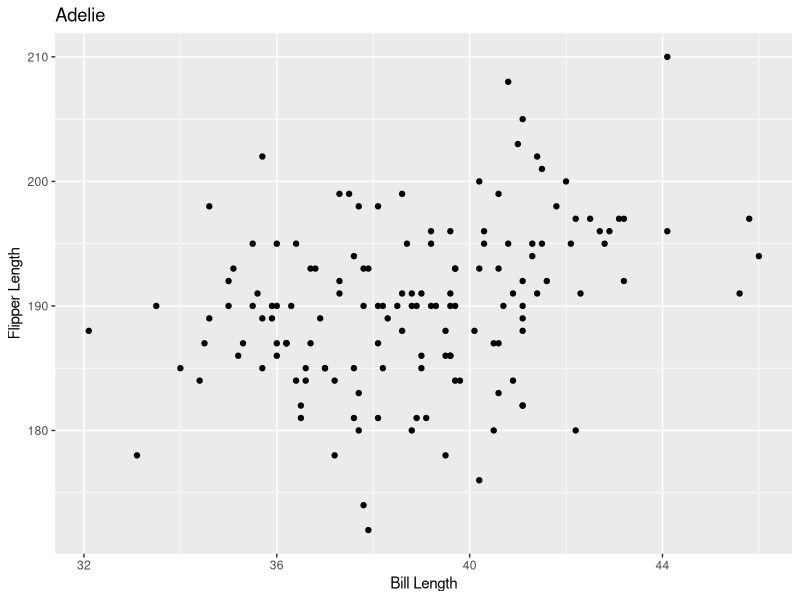
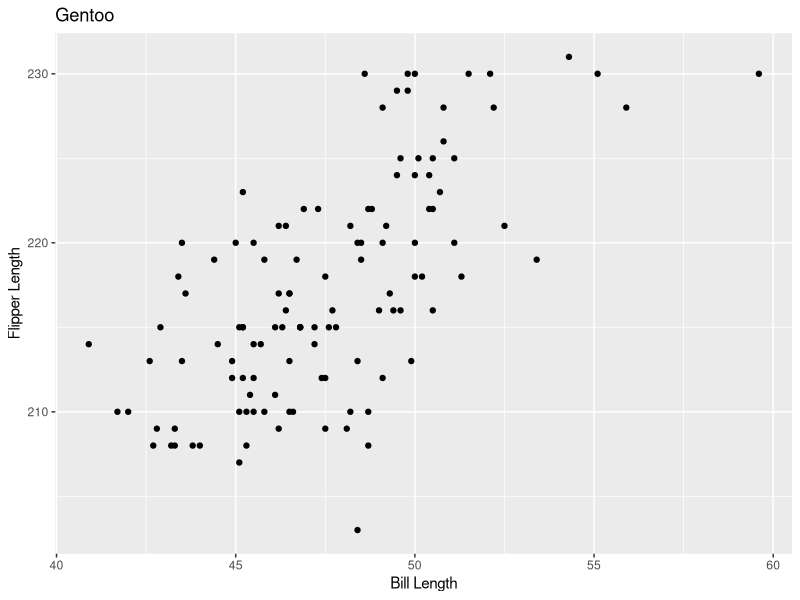
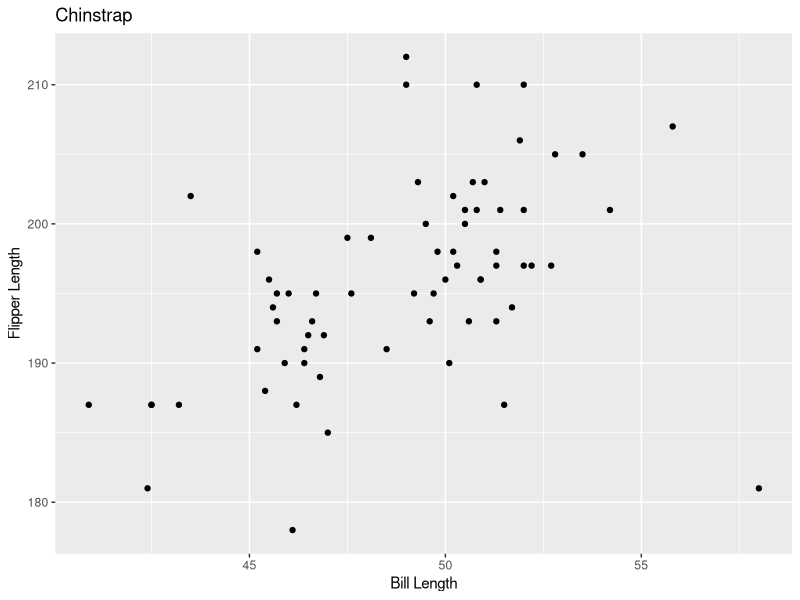

Generate these figures, in order, with R:
## ---- chunk 1
library(dplyr)
library(ggplot2)
library(palmerpenguins)
library(glue)

penguins <- palmerpenguins::penguins

multiplot <- function(penguin_name){
  cat(glue::glue("  \n### {penguin_name}  \n  \n"))
  df_pen <- penguins %>% 
    filter(as.character(species) == penguin_name) %>% 
    na.omit()
  
  flipper_len <- df_pen %>% 
    summarize(mean = mean(flipper_length_mm)) %>% 
    pull(mean) %>% 
    round(digits = 1)
  
  bill_len <- df_pen %>% 
    summarize(mean = mean(bill_length_mm)) %>% 
    pull(mean) %>% 
    round(digits = 1)
  
  cat(
    glue::glue("There are {nrow(df_pen)} observations of {penguin_name} penguins. The average flipper length is {flipper_len} and the average bill length is {bill_len}.  \n")
  )
  
  plot_out <- df_pen %>% 
    ggplot(aes(x = bill_length_mm, y = flipper_length_mm)) +
    geom_point() +
    labs(x = "Bill Length", y = "Flipper Length", title = penguin_name)
  
  print(plot_out)
  
  cat("  \n  \n")
}

## ---- chunk 2
purrr::walk(unique(as.character(penguins$species)), multiplot)
